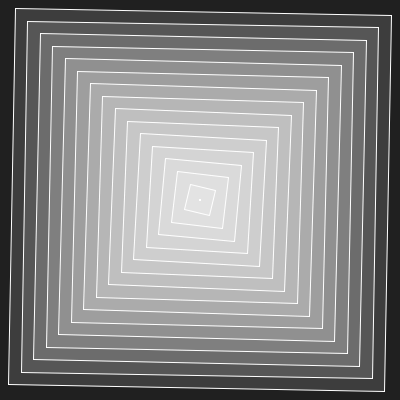
Frame 1 (no input)
Frame 60 (the mouse pressed at the canvas centre just before this capture): identical to frame 1, image omitted
Frame 120 (the mouse held since frame 60 and released just before this capture): identical to frame 1, image omitted

The Processing sketch that drew this single still picture (run headless with seeded random() and noise(); from frame 60 on, the mouse is pressed at the canvas centre):

// Processing sketch: build
// ── build.pde
/* 

Aprendiendo Processing - while()

-

José Vicente Araújo
http://dunadigital.com 
svcnt@dunadigital.com
junio 2015
Processing 2.2.1

*/


//VARIABLES GLOBALES
float rotation;
int i = 1;

//SETUP
void setup() {
	size(400,400);
	background(#202020);
	stroke(255);
	fill(255,33);
	rectMode(CENTER);

	while (i < 400) {
		pushMatrix();
		translate(width*0.5, height*0.5);
		rotate(TWO_PI/i);
		rect(0, 0, i, i);
		popMatrix();
		i+=25;
	}
}

//LOOP
void draw() {
	
}
